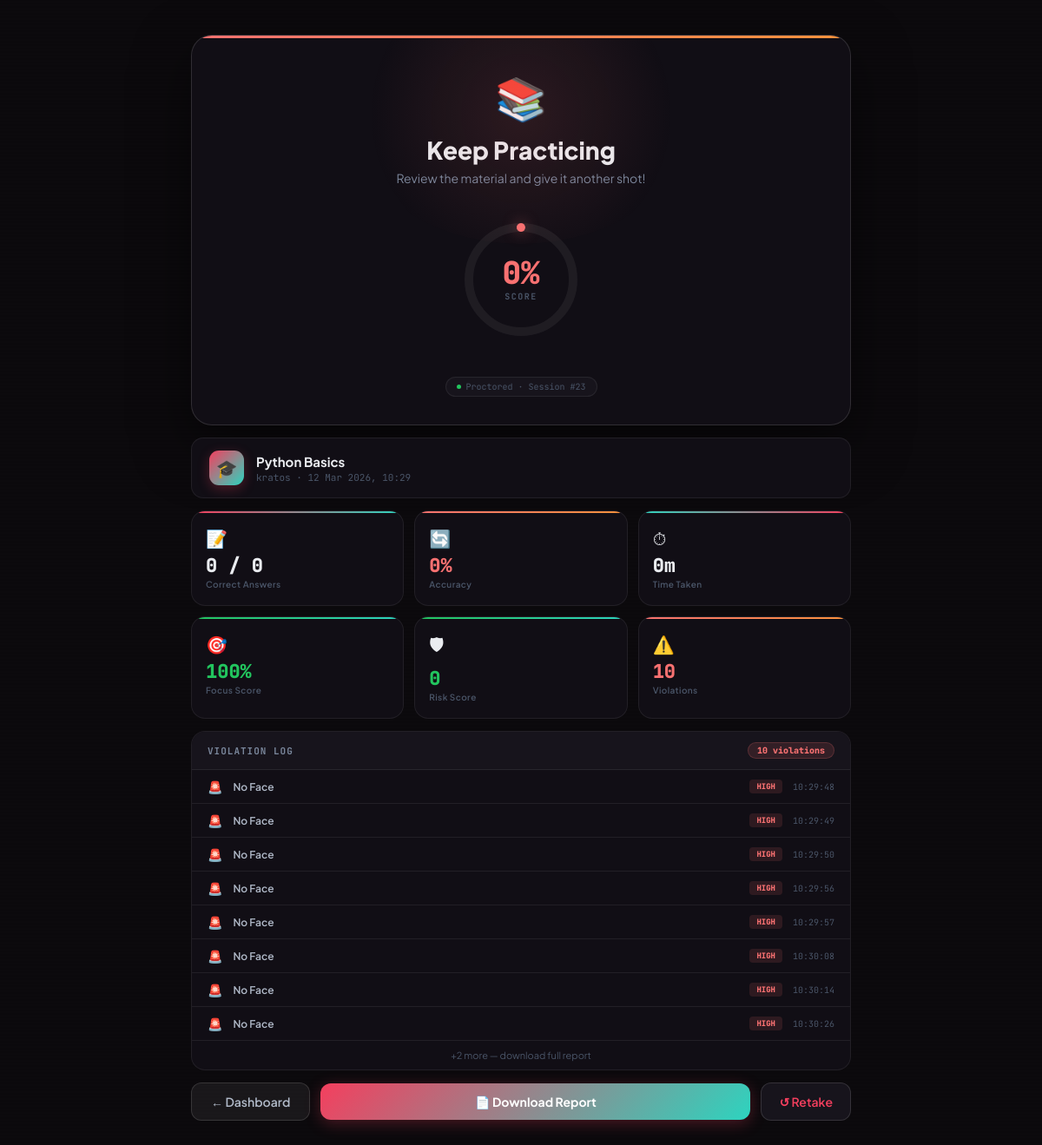
Page /exam/23/result (signed in) on the committed database.
### tables this page shows
CREATE TABLE exam_sessions (
	id INTEGER NOT NULL, 
	user_id INTEGER NOT NULL, 
	exam_name VARCHAR(200) NOT NULL, 
	start_time DATETIME, 
	end_time DATETIME, 
	status VARCHAR(20), 
	final_risk_score FLOAT, 
	total_violations INTEGER, score INTEGER DEFAULT 0, total_questions INTEGER DEFAULT 0, exam_type VARCHAR(20) DEFAULT 'mcq', 
	PRIMARY KEY (id), 
	FOREIGN KEY(user_id) REFERENCES users (id)
);

CREATE TABLE users (
	id INTEGER NOT NULL, 
	username VARCHAR(80) NOT NULL, 
	email VARCHAR(120) NOT NULL, 
	password VARCHAR(200) NOT NULL, 
	role VARCHAR(20), 
	created_at DATETIME, 
	PRIMARY KEY (id), 
	UNIQUE (username), 
	UNIQUE (email)
);

CREATE TABLE violations (
	id INTEGER NOT NULL, 
	session_id INTEGER NOT NULL, 
	violation_type VARCHAR(100) NOT NULL, 
	severity VARCHAR(20), 
	timestamp DATETIME, 
	screenshot_path VARCHAR(300), 
	details TEXT, 
	PRIMARY KEY (id), 
	FOREIGN KEY(session_id) REFERENCES exam_sessions (id)
);

### app.py (the view)
@app.route('/exam/<int:session_id>/result')
@login_required
def exam_result(session_id):
    exam_session = ExamSession.query.get_or_404(session_id)
    violations = Violation.query.filter_by(session_id=session_id).all()
    answers = ExamAnswer.query.filter_by(session_id=session_id).all()
    correct = sum(1 for a in answers if a.is_correct)
    return render_template('result.html', session=exam_session,
                           violations=violations, score=correct, total=len(answers))

### app.py (called while the page is built)
@login_manager.user_loader
def load_user(user_id):
    return User.query.get(int(user_id))

### templates/result.html (shortened to what this page needs)
<!DOCTYPE html>
<html lang="en">
<head>
</head>
<body>
{% set final_score = ((score / total * 100)|round|int) if total > 0 else 0 %}
{% set risk        = session.final_risk_score or 0 %}
{% set focus       = [0, 100 - risk]|max %}
{% set total_viols = session.total_violations or violations|length %}
{% set duration    = ((session.end_time - session.start_time).seconds // 60) if session.end_time else 0 %}
{% if final_score >= 70 %}
  {% set tier = 'pass' %}
  {% set emoji = '🏆' %}
  {% set title = 'Excellent Work!' %}
  {% set subtitle = 'Outstanding performance — you crushed it!' %}
  {% set ring_color = '#22C55E' %}
{% elif final_score >= 40 %}
  {% set tier = 'mid' %}
  {% set emoji = '📊' %}
  {% set title = 'Good Effort!' %}
  {% set subtitle = 'Solid attempt — review and you\'ll do even better.' %}
  {% set ring_color = '#F59E0B' %}
{% else %}
  {% set tier = 'fail' %}
  {% set emoji = '📚' %}
  {% set title = 'Keep Practicing' %}
  {% set subtitle = 'Review the material and give it another shot!' %}
  {% set ring_color = '#F87171' %}
{% endif %}
{% set ring_len = 376.99 %}
<div class="page">
  <div class="result-card">
    <div class="hero {{ tier }}">
      <span class="result-emoji">{{ emoji }}</span>
      <div class="result-title">{{ title }}</div>
      <div class="result-sub">{{ subtitle }}</div>
      <div class="ring-wrap">
        <svg width="160" height="160" viewBox="0 0 160 160">
          <circle class="ring-bg" cx="80" cy="80" r="60" fill="none" stroke-width="10"/>
          <circle class="ring-fill" id="ring-fill" cx="80" cy="80" r="60" fill="none"
            stroke="{{ ring_color }}" stroke-width="10"
            stroke-dasharray="0 {{ ring_len }}"
            stroke-linecap="round"
            style="filter:drop-shadow(0 0 8px {{ ring_color }}88)"/>
        </svg>
        <div class="ring-inner">
          <div class="ring-pct" id="ring-pct" style="color:{{ ring_color }}">0%</div>
          <div class="ring-lbl">SCORE</div>
        </div>
      </div>
      <div class="proctor-tag">
        <div class="pt-dot" style="background:{% if risk < 30 %}var(--green){% elif risk < 60 %}var(--amber){% else %}var(--red){% endif %}"></div>
        Proctored · Session #{{ session.id }}
      </div>
    </div>
    <div class="subject-banner">
      <div class="sb-icon">🎓</div>
      <div>
        <div class="sb-name">{{ session.exam_name }}</div>
        <div class="sb-session">{{ current_user.username }} · {{ session.start_time.strftime('%d %b %Y, %H:%M') if session.start_time else '—' }}</div>
      </div>
    </div>
    <div class="stats-grid">
      <div class="stat-card blue d1">
        <div class="stat-icon">📝</div>
        <div class="stat-val">{{ score }} / {{ total }}</div>
        <div class="stat-lbl">Correct Answers</div>
      </div>
      <div class="stat-card {% if final_score >= 70 %}green{% elif final_score >= 40 %}amber{% else %}red{% endif %} d2">
        <div class="stat-icon">{% if final_score >= 70 %}🏅{% elif final_score >= 40 %}📈{% else %}🔄{% endif %}</div>
        <div class="stat-val" style="color:{{ ring_color }}">{{ final_score }}%</div>
        <div class="stat-lbl">Accuracy</div>
      </div>
      <div class="stat-card cyan d3">
        <div class="stat-icon">⏱</div>
        <div class="stat-val">{{ duration }}m</div>
        <div class="stat-lbl">Time Taken</div>
      </div>
      <div class="stat-card {% if focus >= 70 %}green{% else %}amber{% endif %} d4">
        <div class="stat-icon">🎯</div>
        <div class="stat-val" style="color:{% if focus >= 70 %}var(--green){% else %}var(--amber){% endif %}">{{ focus|round(1) }}%</div>
        <div class="stat-lbl">Focus Score</div>
      </div>
      <div class="stat-card {% if risk < 30 %}green{% elif risk < 60 %}amber{% else %}red{% endif %} d5">
        <div class="stat-icon">🛡</div>
        <div class="stat-val" style="color:{% if risk < 30 %}var(--green){% elif risk < 60 %}var(--amber){% else %}var(--red){% endif %}">{{ risk|round(1) }}</div>
        <div class="stat-lbl">Risk Score</div>
      </div>
      <div class="stat-card {% if total_viols == 0 %}teal{% else %}red{% endif %} d6">
        <div class="stat-icon">{% if total_viols == 0 %}✅{% else %}⚠️{% endif %}</div>
        <div class="stat-val" style="color:{% if total_viols == 0 %}var(--green){% else %}var(--red){% endif %}">{{ total_viols }}</div>
        <div class="stat-lbl">Violations</div>
      </div>
    </div>
    <div class="viols-section">
      <div class="viols-hdr">
        <span class="viols-title">VIOLATION LOG</span>
        <span class="viols-count-pill {% if violations|length == 0 %}clean{% endif %}">
          {{ violations|length }} {{ 'violation' if violations|length == 1 else 'violations' }}
        </span>
      </div>
      {% if violations %}
        {% for v in violations[:8] %}
        <div class="viol-row">
          <span class="vr-icon">{% if v.severity == 'high' %}🚨{% elif v.severity == 'medium' %}⚠️{% else %}ℹ️{% endif %}</span>
          <span class="vr-type">{{ v.violation_type | replace('_', ' ') | title }}</span>
          <span class="vr-badge {{ v.severity }}">{{ v.severity | upper }}</span>
          <span class="vr-time">{{ v.timestamp.strftime('%H:%M:%S') if v.timestamp else '—' }}</span>
        </div>
        {% endfor %}
        {% if violations|length > 8 %}
        <div class="viol-row" style="justify-content:center;color:var(--t4);font-size:11px;">
          +{{ violations|length - 8 }} more — download full report
        </div>
        {% endif %}
      {% else %}
        <div class="viols-empty">
          <span class="viols-empty-icon">✅</span>
          <span class="viols-empty-txt">No violations recorded — clean session!</span>
        </div>
      {% endif %}
    </div>
    <div class="actions">
      <a href="/dashboard" class="btn-dashboard">← Dashboard</a>
      <a href="/report/{{ session.id }}" class="btn-report">📄 Download Report</a>
      <a href="/exam/start/{{ session.exam_name }}" class="btn-retake">↺ Retake</a>
    </div>
  </div>
</div>
</body>
</html>

### rows in the picture
exam_sessions: exam_name "Python Basics"
users: username "kratos"
violations: violation_type "No Face", severity "HIGH", timestamp "10:29:48"
violations: violation_type "No Face", severity "HIGH", timestamp "10:29:49"
violations: violation_type "No Face", severity "HIGH", timestamp "10:29:50"
violations: violation_type "No Face", severity "HIGH", timestamp "10:29:56"
violations: violation_type "No Face", severity "HIGH", timestamp "10:29:57"
violations: violation_type "No Face", severity "HIGH", timestamp "10:30:08"
violations: violation_type "No Face", severity "HIGH", timestamp "10:30:14"
violations: violation_type "No Face", severity "HIGH", timestamp "10:30:26"

### other values in the picture
{{ emoji }} "📚"
{{ title }} "Keep Practicing"
{{ subtitle }} "Review the material and give it another shot!"
{{ session.id }} "23"
{{ score }} "0"
{{ total }} "0"
{{ final_score }} "0"
{{ duration }} "0"
{{ focus|round(1) }} "100"
{{ risk|round(1) }} "0"
{{ total_viols }} "10"
{{ violations|length }} "10"
{{ 'violation' if violations|length == 1 else 'violations' }} "violations"
{{ violations|length - 8 }} "2"
